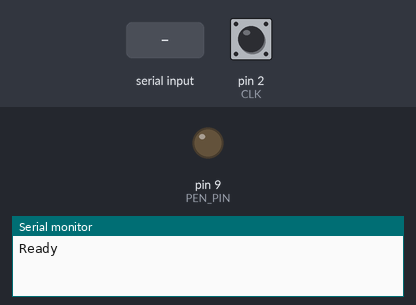
The sketch below on a simulated Arduino Uno, built with avr-gcc and run on an emulated ATmega328P. On the bench: output pins drawn as LEDs (lit = HIGH), the last lines printed to the serial monitor. Inputs (shaded band) come from the test bench; at power-on: pin 2 (CLK) HIGH.

Above: at 1.2 s.
1.3 s: "D\n" received over Serial
At 2.4 s:
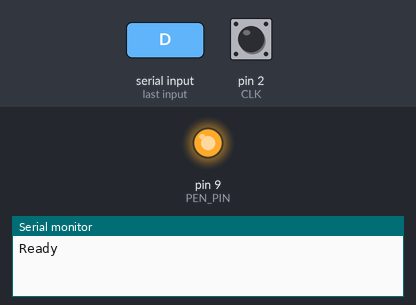
4.5 s: "U\n" received over Serial
At 4.8 s:
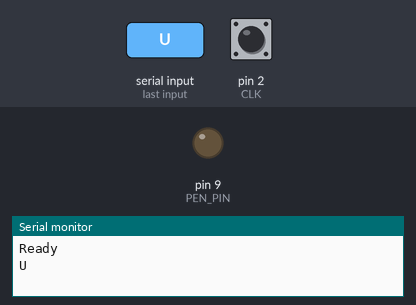
Timing chart, 0 to 7.5 s (numbered marks = the images above; inputs shaded):
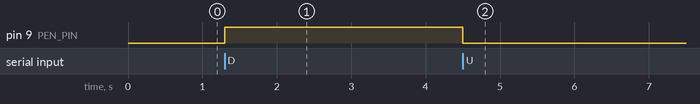

Measured:
- after the input at 1.3 s, pin 9 (PEN_PIN): LOW → HIGH at once
- after the input at 4.5 s, pin 9 (PEN_PIN): HIGH → LOW at once

The sketch:

Arduino.ino
```cpp
#define CLK 2  // Pin für CLK (Clock)
#define DT 3   // Pin für DT (Data)
#define PEN_PIN 9    // Pin für solenoid

volatile int impulseCount = 0; // Anzahl der Impulse
int lastCLKState;             // Speichert den vorherigen CLK-Status
String movement = "";


void setup() {
  pinMode(PEN_PIN, OUTPUT); // Solenoid
  pinMode(CLK, INPUT);
  pinMode(DT, INPUT);
  Serial.begin(230400); // Serieller Monitor
  delay(10);

  Serial.println("Ready"); //Signal that Arduino is ready

  // Den ersten CLK-Status speichern
  lastCLKState = digitalRead(CLK);
  digitalWrite(PEN_PIN, LOW);
}

void loop() {
  // Aktuellen CLK-Status lesen
  int currentCLKState = digitalRead(CLK);
  //Serial lesen

  if (Serial.available()) {
    movement = Serial.readStringUntil('\n');
    movement.trim(); // Entfernt führende und nachfolgende Leerzeichen

    if (movement == "U") {
      digitalWrite(PEN_PIN, LOW); //Pen hoch
      Serial.println(movement);
    } else if( movement == "D") {
      digitalWrite(PEN_PIN, HIGH); // Pen down
    } else if (movement == "N"){
      impulseCount = 0;
      digitalWrite(PEN_PIN, LOW);
    }
  }

  // Wenn sich der CLK-Zustand ändert, hat sich der Encoder bewegt
  if (currentCLKState != lastCLKState) {
    // Überprüfen der Drehrichtung
    if (digitalRead(DT) != currentCLKState) {
      impulseCount--;
    } else {
      impulseCount++;
    }

   // Impulse ausgeben
    Serial.println(impulseCount);
  }
  // Den aktuellen CLK-Zustand speichern
  lastCLKState = currentCLKState;
}
```
